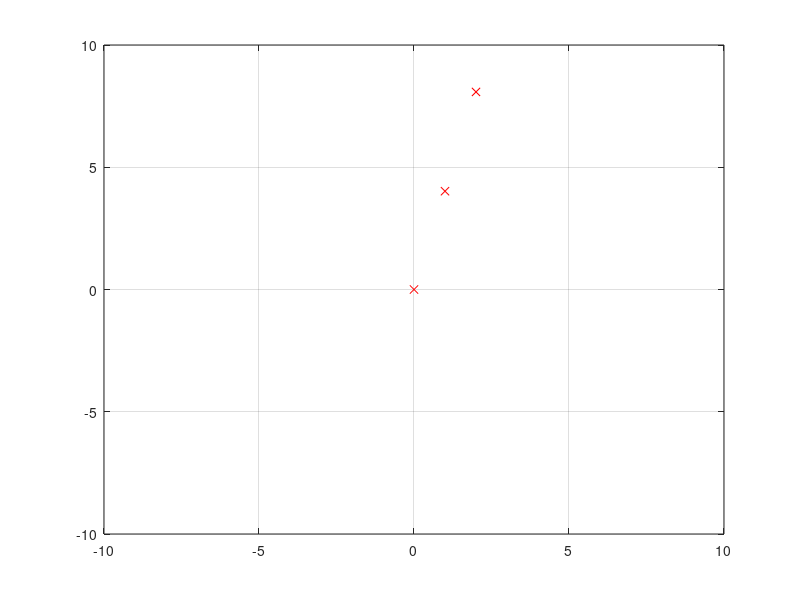

This figure's MATLAB source: (Note: this script raises an error after producing the figure.)
% estado = [x y x' y' x'' y'']

t = [0:50];
a0 = 0.014;
a = a0 - t/length(t) * a0;
v0 = 4;
v = v0 + a .* t;

j = v.*t + 0.5 * a .* t.^2;
% j(70:end) = j(70);
xin = [t;j];
plot(t,j,'rx'),shg

close(1)
figure(1)
axis([-10 10 -10 10]); grid
x = [0 5 0 0 0 0]';
P = [1000 0 0 0 0 0; 0 1000 0 0 0 0; 0 0 1000 0 0 0; 0 0 0 1000 0 0; 0 0 0 0 1000 0; 0 0 0 0 0 1000];
F = [1 0 1 0 0.5 0; 0 1 0 1 0 0.5; 0 0 1 0 1 0; 0 0 0 1 0 1; 0 0 0 0 1 0; 0 0 0 0 0 1];
H = [1 0 0 0 0 0; 0 1 0 0 0 0];
R = [0.01 0 ;0 0.01];
I = eye(6);
xm = zeros(2,length(t));
xp = zeros(2,length(t));
for n = 1:length(t)
    n
%     z = xin(:,n);
    z = ginput(1)';
    hold on
    plot(z(1),z(2),'bo','MarkerSize',10);
    hold off
%     i(:,n) = z; 
    if (mod(n,10) == 0)
        P = P + 1*I;
    end
    %Medida
    y = z - H * x;
    S = H * P * H' + R;
    K = P * H' / S;
    
    x = x + (K * y);
    xm(:,n) = x(1:2);
    hold on
    plot(x(1),x(2),'rx', 'MarkerSize',10);
    hold off
    P = (I - K * H) * P;
    P
    %Prediccion
    x = F * x;
    xp(:,n) = x(1:2);
    hold on
    plot(x(1),x(2),'gx', 'MarkerSize',10);
    hold off
    P = F * P * F';
end


plot(xin(1,:), xin(2,:),'rx', xm(1,:),xm(2,:),'bx'),shg
hold on
plot(xm(1,:),xm(2,:),'gx'),shg
hold off